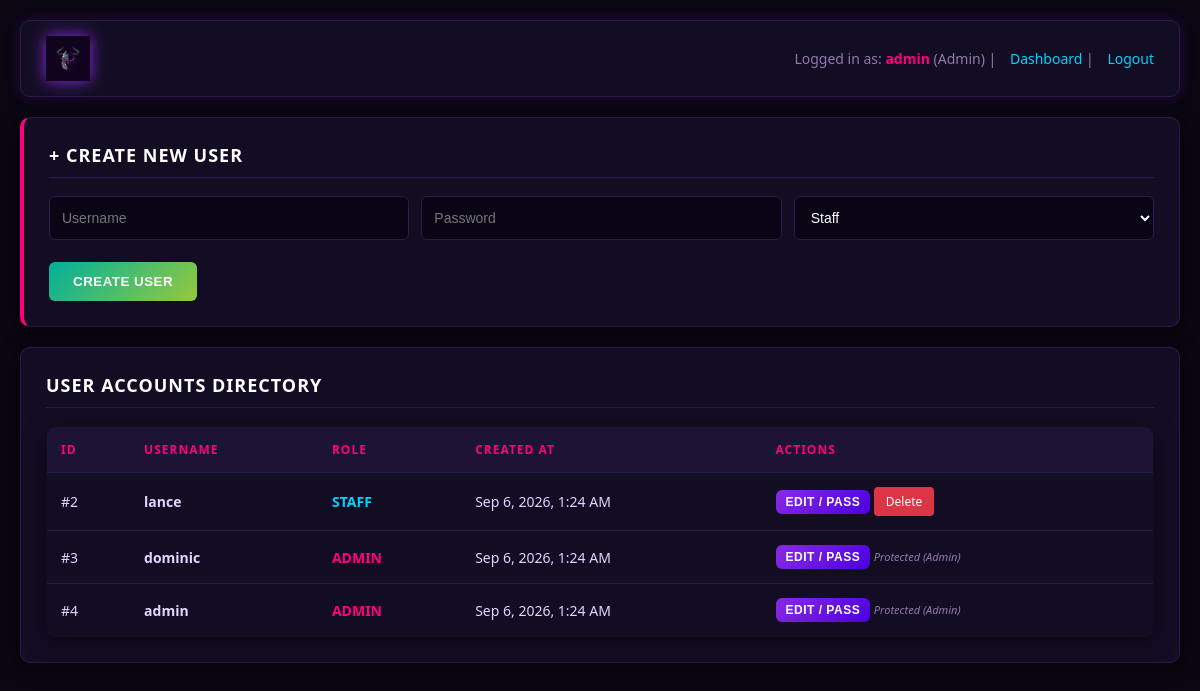
/users.php (signed in), run on the app's committed database.
### tables this page shows
CREATE TABLE `users` (
  `id` int(11) NOT NULL,
  `username` varchar(50) NOT NULL,
  `password` varchar(255) NOT NULL,
  `role` varchar(20) DEFAULT 'staff',
  `created_at` datetime DEFAULT current_timestamp()
);

### users.php (the view, shortened to what this page needs)
<?php
require 'db.php';
$logged_user = $_SESSION['username'];
$users = $pdo->query("SELECT * FROM users ORDER BY id ASC")->fetchAll();
?>
<!DOCTYPE html>
<html>
<head>
    <link rel="stylesheet" type="text/css" href="style.css">
</head>
<body>
    <div class="header">
        <div class="brand-section">
            <img src="heroics-title.png" alt="Heroics Gaming Lounge" class="brand-title" style="height: 45px; width: auto; filter: drop-shadow(0 0 8px var(--primary-purple));">
        </div>
        <div class="header-user">
            Logged in as: <b><?= htmlspecialchars($logged_user); ?></b> (<?= ucfirst($_SESSION['role']); ?>) |
            <a href="index.php">Dashboard</a> |
            <a href="logout.php">Logout</a>
        </div>
    </div>
    <div class="box" style="border-left: 4px solid var(--neon-pink);">
        <h3>+ Create New User</h3>
        <form method="POST">
            <div class="form-grid">
                <input type="text" name="username" placeholder="Username" required autocomplete="off">
                <input type="password" name="password" placeholder="Password" required>
                <select name="role" required>
                    <option value="staff">Staff</option>
                </select>
            </div>
            <br>
            <button type="submit" class="btn btn-green">Create User</button>
        </form>
    </div>
    <div class="box">
        <h3>User Accounts Directory</h3>
        <table>
            <thead>
                <tr>
                    <th>ID</th>
                    <th>Username</th>
                    <th>Role</th>
                    <th>Created At</th>
                    <th>Actions</th>
                </tr>
            </thead>
            <tbody>
                <?php foreach ($users as $u): ?>
                <tr id="view_<?= $u['id'] ?>">
                    <td>#<?= $u['id'] ?></td>
                    <td><b><?= htmlspecialchars($u['username']) ?></b></td>
                    <td>
                        <span style="color: <?= $u['role'] === 'admin' ? 'var(--neon-pink)' : 'var(--neon-blue)'; ?>; font-weight: bold;">
                            <?= strtoupper($u['role'] ?? 'staff') ?>
                        </span>
                    </td>
                    <td><?= !empty($u['created_at']) ? date('M j, Y, g:i A', strtotime($u['created_at'])) : 'N/A' ?></td>
                    <td>
                        <button class="btn" style="padding: 5px 10px; font-size:12px;" onclick="toggleEdit(<?= $u['id'] ?>)">Edit / Pass</button>
                        <?php if (($u['role'] ?? '') !== 'admin'): ?>
                            <a href="users.php?delete_id=<?= $u['id'] ?>&csrf_token=<?= $_SESSION['csrf_token'] ?>" onclick="return confirm('Delete staff account \'<?= htmlspecialchars($u['username']) ?>\'?')" class="btn-danger" style="text-decoration:none; display:inline-block;">Delete</a>
                        <?php else: ?>
                            <span style="color: var(--text-muted); font-size: 11px; font-style: italic;">Protected (Admin)</span>
                        <?php endif; ?>
                    </td>
                </tr>
                <?php endforeach; ?>
            </tbody>
        </table>
    </div>
</body>
</html>

### style.css (style rules this page uses)
:root { --bg-dark: #0a0612; --card-bg: #130d24; --border-color: #2a1b4e; --primary-purple: #8a2be2; --neon-pink: #ff007f; --neon-blue: #00d2ff; --text-light: #e0d6ff; --text-muted: #8c7bb0; }
body { font-family: 'Segoe UI', Tahoma, Geneva, Verdana, sans-serif; margin: 0; padding: 20px; background-color: var(--bg-dark); color: var(--text-light); }
.header { display: flex; justify-content: space-between; align-items: center; background: var(--card-bg); padding: 15px 25px; border-radius: 10px; border: 1px solid var(--border-color); box-shadow: 0 0 15px rgba(138, 43, 226, 0.2); margin-bottom: 20px; }
.brand-section { display: flex; align-items: center; gap: 15px; }
.brand-title { height: 35px; width: auto; }
.header-user { font-size: 14px; color: var(--text-muted); }
.header-user b { color: var(--neon-pink); }
.header-user a { color: var(--neon-blue); text-decoration: none; margin-left: 10px; }
.box { background: var(--card-bg); padding: 25px; border-radius: 10px; border: 1px solid var(--border-color); box-shadow: 0 4px 20px rgba(0, 0, 0, 0.5); margin-bottom: 20px; }
.box h3 { margin-top: 0; color: #fff; text-transform: uppercase; letter-spacing: 1px; font-size: 18px; border-bottom: 1px solid var(--border-color); padding-bottom: 10px; }
.form-grid { display: grid; grid-template-columns: repeat(auto-fit, minmax(200px, 1fr)); gap: 12px; }
input, select { padding: 12px; background: #090514; border: 1px solid var(--border-color); border-radius: 6px; font-size: 14px; color: #fff; width: 100%; box-sizing: border-box; outline: none; transition: border 0.3s ease; }
button.btn { background: linear-gradient(135deg, #8a2be2, #4a00e0); color: white; border: none; padding: 12px 24px; border-radius: 6px; cursor: pointer; font-weight: bold; text-transform: uppercase; letter-spacing: 0.5px; transition: transform 0.2s, box-shadow 0.2s; }
button.btn-green { background: linear-gradient(135deg, #00b09b, #96c93d); }
button.btn-danger, a.btn-danger { background: #dc3545; color: white; border: none; padding: 6px 12px; border-radius: 4px; cursor: pointer; font-size: 12px; }
table { width: 100%; border-collapse: collapse; background: var(--card-bg); border-radius: 10px; overflow: hidden; border: 1px solid var(--border-color); box-shadow: 0 4px 20px rgba(0, 0, 0, 0.5); }
th, td { border-bottom: 1px solid var(--border-color); padding: 14px; text-align: left; font-size: 14px; }
th { background: #1c1335; color: var(--neon-pink); text-transform: uppercase; font-size: 12px; letter-spacing: 1px; }

### data on the page
users: id "2", username "lance", role "STAFF", created_at "Sep 6, 2026, 1:24 AM"
users: id "3", username "dominic", role "ADMIN", created_at "Sep 6, 2026, 1:24 AM", shows "Protected (Admin)"
users: id "4", username "admin", role "ADMIN", created_at "Sep 6, 2026, 1:24 AM", shows "Protected (Admin)"

### other printed values
$logged_user "admin"
$_SESSION['role'] "Admin"
